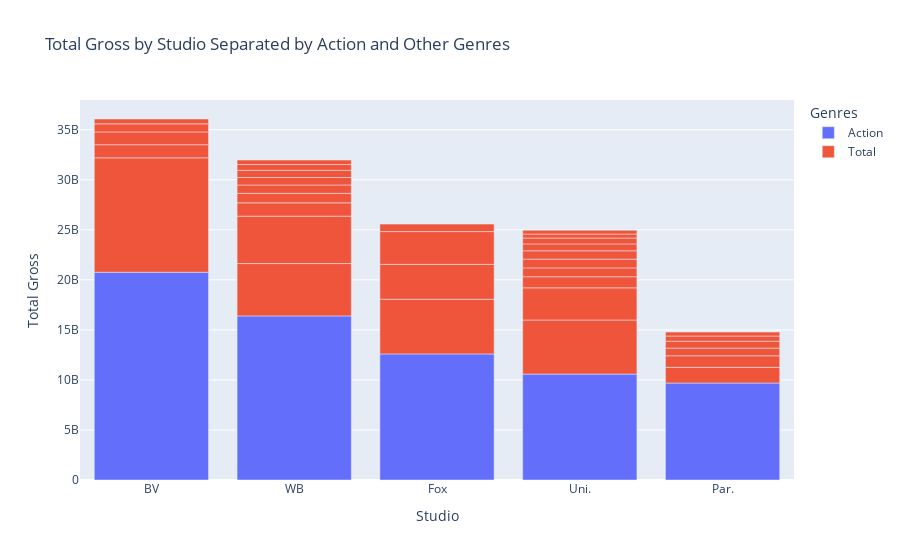

The code cell stored with this chart in its notebook:
### Markdown cell above
# Top 5 Studio Gross by Action Movies

### Code cell
for i,x in enumerate(new_no_index_deleted['genres_cleaned']): 
    if x == 'Action': 
        new_no_index_deleted.loc[i,'genres_cleaned'] = 'Action'
    else: 
        new_no_index_deleted.loc[i,'genres_cleaned'] = 'Total'

new_no_index_deleted2 = new_no_index_deleted.loc[(new_no_index_deleted['genres_cleaned'] == 'Action')|(new_no_index_deleted['genres_cleaned'] == 'Total')]

r = px.bar(new_no_index_deleted2,x='studio',y='total_gross',color='genres_cleaned',title='Total Gross by Studio Separated by Action and Other Genres',labels ={'total_gross':'Total Gross','studio':'Studio','genres_cleaned':'Genres'})
r

### Figure 1 — Plotly figure (JSON) as saved in the notebook; plotly's stock layout.template omitted (floating-point values rounded to 4 significant figures)
{"data": [{"alignmentgroup": "True", "hovertemplate": "Genres=Action<br>Studio=%{x}<br>Total Gross=%{y}<extra></extra>", "legendgroup": "Action", "marker": {"color": "#636efa"}, "name": "Action", "offsetgroup": "Action", "orientation": "v", "showlegend": true, "textposition": "auto", "type": "bar", "x": ["BV", "WB", "Fox", "Uni.", "Par."], "xaxis": "x", "y": [20760000000.0, 16395155999, 12597089000, 10580000000.0, 9689599998], "yaxis": "y"}, {"alignmentgroup": "True", "hovertemplate": "Genres=Total<br>Studio=%{x}<br>Total Gross=%{y}<extra></extra>", "legendgroup": "Total", "marker": {"color": "#EF553B"}, "name": "Total", "offsetgroup": "Total", "orientation": "v", "showlegend": true, "textposition": "auto", "type": "bar", "x": ["BV", "Fox", "Uni.", "WB", "WB", "Fox", "Fox", "Uni.", "Par.", "WB", "BV", "BV", "Par.", "Uni.", "WB", "Uni.", "Uni.", "Uni.", "WB", "BV", "Par.", "WB", "Fox", "WB", "Par.", "Uni.", "Uni.", "WB", "Par.", "BV", "WB", "Uni.", "Par.", "Uni.", null, null, null, null, null, null, null, null, null, null, null, null, null, null, null, null, null, null, null, null, null, null, null, null, null, null, null], "xaxis": "x", "y": [11433800000, 5464999998, 5401800000, 5232021000, 4737525999, 3487300000, 3272233600, 3217660000, 1568206000, 1328800000, 1309137000, 1279000000, 1154500000, 1108400000, 950700000, 884100000, 873949000, 834300000, 834100000, 807100000, 764900000, 749400000, 747600000, 710000000, 691506700, 686400000, 588200000, 586800000, 519600000, 483000000, 442000000, 395000000, 392000000, 383500000, null, null, null, null, null, null, null, null, null, null, null, null, null, null, null, null, null, null, null, null, null, null, null, null, null, null, null], "yaxis": "y"}], "layout": {"barmode": "relative", "legend": {"title": {"text": "Genres"}, "tracegroupgap": 0}, "title": {"text": "Total Gross by Studio Separated by Action and Other Genres"}, "xaxis": {"anchor": "y", "domain": [0, 1], "title": {"text": "Studio"}}, "yaxis": {"anchor": "x", "domain": [0, 1], "title": {"text": "Total Gross"}}}}
